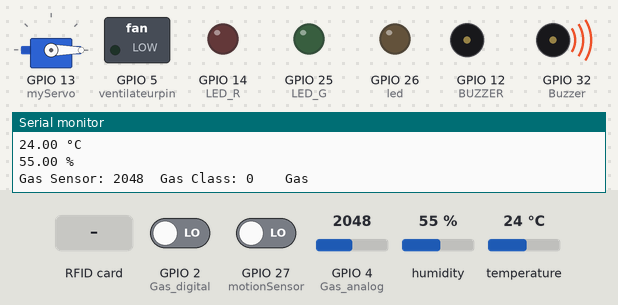
This sketch was run on a simulated ESP32. Shown: servo, switched loads named in the sketch (green lamp = pin HIGH), output pins drawn as LEDs (lit = HIGH), buzzer (waves = sounding, pin HIGH), the last lines printed to the serial monitor. Inputs (shaded band) come from the test bench; at power-on: GPIO 27 (motionSensor) LOW, temperature 24 °C, GPIO 4 (Gas_analog) = 2048, GPIO 2 (Gas_digital) LOW, humidity 55 %.

Above: at 1.2 s.
1.3 s: GPIO 27 (motionSensor) driven HIGH
At 4.0 s:
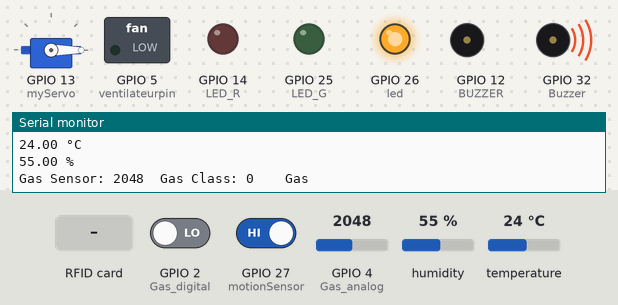
7.7 s: RFID card 43 EC 77 A9 held to the reader
At 10.2 s:
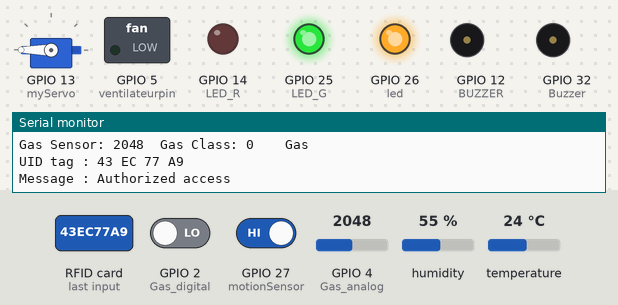
14.1 s: temperature set to 28 °C
At 17.8 s:
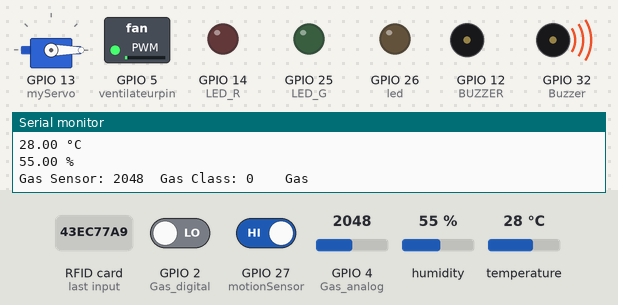
20.5 s: RFID card 5E 7A 19 C4 held to the reader
At 23.9 s:
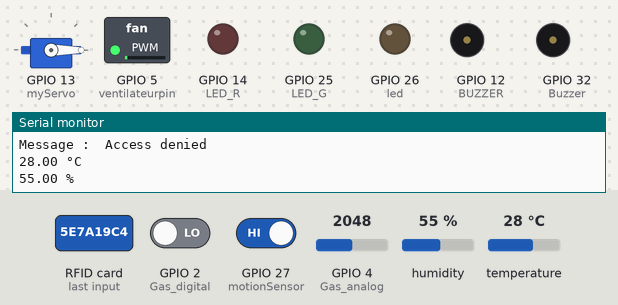
25.0 s: GPIO 4 (Gas_analog) set to 1943
At 26.3 s:
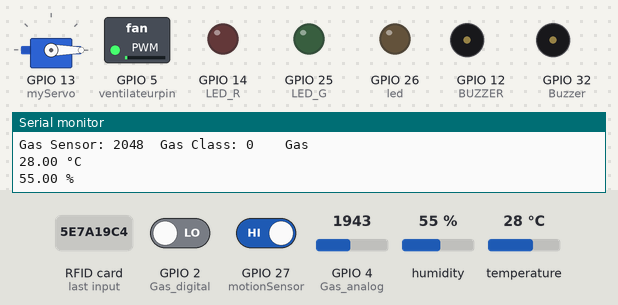
29.3 s: RFID card 43 EC 77 A9 held to the reader
At 32.0 s:
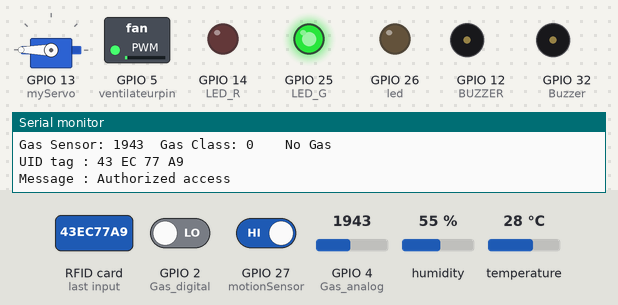
Timing chart, 0 to 36.7 s (numbered marks = the images above; inputs shaded):
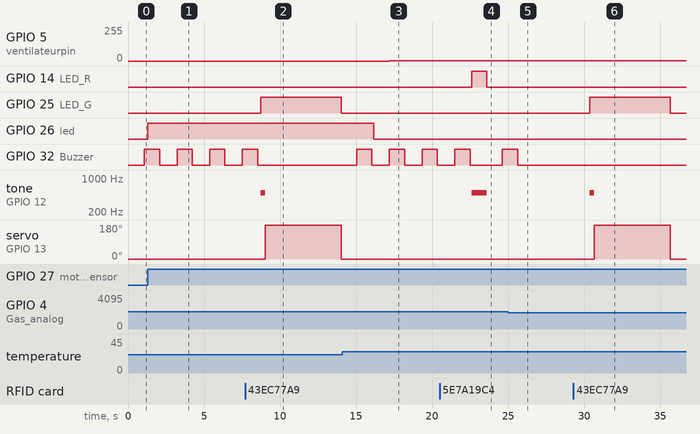

Measured:
- after the input at 1.3 s, GPIO 26 (led): LOW → HIGH at once
- after the input at 7.7 s, GPIO 25 (LED_G): LOW → HIGH after 1.0 s, → LOW 5.3 s later; GPIO 26 (led): stays HIGH (without the input it goes to LOW after 5.2 s)
- after the input at 14.1 s, GPIO 5 (ventilateurpin): 0/255 → 1/255 after 3.1 s
- after the input at 20.5 s, GPIO 14 (LED_R): LOW → HIGH after 2.1 s, → LOW 1.0 s later; tone on GPIO 12 (BUZZER): silent → 500 Hz after 2.1 s, → silent 1.0 s later
- after the input at 25.0 s, GPIO 32 (Buzzer): goes on until 25.6 s, then stays LOW
- after the input at 29.3 s, GPIO 25 (LED_G): LOW → HIGH after 1.1 s, → LOW 5.3 s later; tone on GPIO 12 (BUZZER): silent → 500 Hz after 1.1 s, → silent 0.30 s later; servo on GPIO 13 (myServo): 0° → 180° after 1.4 s, → 0° 5.0 s later
- by itself, GPIO 32 (Buzzer): alternates HIGH for 1.0 s and LOW for 1.1 s

The sketch:

code_complet_esp32.ino
```cpp
#include <ESP32Servo.h>
//#include <analogWrite.h>
//#include <tone.h>
//#include <ESP32Tone.h>
//#include <ESP32PWM.h>

#include <Wire.h>
#include <Adafruit_Sensor.h>
#include <DHT.h>

#define DHT11_PIN 15
#define DHTTYPE DHT11
#define ventilateurpin 5

DHT dht(DHT11_PIN, DHTTYPE);

float temp, hum;

/*gaz sensor***********/
int Buzzer = 32;        // used for ESP32
int Gas_analog = 4;    // used for ESP32
int Gas_digital = 2;   // used for ESP32

//PIR
#define timeSeconds 10

// Set GPIOs for LED and PIR Motion Sensor
const int led = 26;
const int motionSensor = 27;

// Timer: Auxiliary variables
unsigned long now = millis();
unsigned long lastTrigger = 0;
boolean startTimer = false;
boolean motion = false;

// Checks if motion was detected, sets LED HIGH and starts a timer
void IRAM_ATTR detectsMovement() {
  digitalWrite(led, HIGH);
  startTimer = true;
  lastTrigger = millis();
}

/**************************/
//RFID
#include <SPI.h>
#include <MFRC522.h>


#define SS_PIN 21
#define RST_PIN 22
#define LED_G 25 //define green LED pin
#define LED_R 14//define red LED
#define BUZZER 12 //buzzer pin
MFRC522 mfrc522(SS_PIN, RST_PIN);   // Create MFRC522 instance.
//static const int servoPin = 13;
Servo myServo; //define servo name

/********/

//int Buzzer = 32;        // used for ESP32
//int Gas_analog = 4;    // used for ESP32

void setup() {
  Serial.begin(115200);
   dht.begin();
  pinMode(ventilateurpin, OUTPUT);

  /***********************/
  Serial.begin(115200);
  pinMode(Buzzer, OUTPUT);
  pinMode(Gas_digital, INPUT);
  // Serial port for debugging purposes
  Serial.begin(115200);

  // PIR Motion Sensor mode INPUT_PULLUP
  pinMode(motionSensor, INPUT_PULLUP);
  // Set motionSensor pin as interrupt, assign interrupt function and set RISING mode
  attachInterrupt(digitalPinToInterrupt(motionSensor), detectsMovement, RISING);

  // Set LED to LOW
  pinMode(led, OUTPUT);
  digitalWrite(led, LOW);
  /*******************RFID**********************************/
  Serial.begin(115200);   // Initiate a serial communication
  SPI.begin();      // Initiate  SPI bus
  mfrc522.PCD_Init();   // Initiate MFRC522
  myServo.attach(13); //servo pin
  myServo.write(0); //servo start position
  pinMode(LED_G, OUTPUT);
  pinMode(LED_R, OUTPUT);
  pinMode(BUZZER, OUTPUT);
  noTone(BUZZER);
  Serial.println("Put your card to the reader...");
  Serial.println();

  /********/

}

void loop() {

  temp = dht.readTemperature();
  hum = dht.readHumidity();
  Serial.print(temp);
  Serial.println(" °C");
  Serial.print(hum);
  Serial.println(" %");
  delay(1000);
  if (temp >= 25) {
    analogWrite(ventilateurpin, 1);

  }
  else {
    analogWrite(ventilateurpin, 0);
  }


/***********gaz*****/
 int gassensorAnalog = analogRead(Gas_analog);
  int gassensorDigital = digitalRead(Gas_digital);

  Serial.print("Gas Sensor: ");
  Serial.print(gassensorAnalog);
  Serial.print("\t");
  Serial.print("Gas Class: ");
  Serial.print(gassensorDigital);
  Serial.print("\t");
  Serial.print("\t");

  if (gassensorAnalog > 2000) {
    Serial.println("Gas");
    digitalWrite (Buzzer, HIGH) ; //send tone
    delay(1000);
    digitalWrite (Buzzer, LOW) ;  //no tone
  }
  else {
    Serial.println("No Gas");
  }
  delay(100);


//pir
  // Current time
  now = millis();
  if((digitalRead(led) == HIGH) && (motion == false)) {
    Serial.println("MOTION DETECTED!!!");
    motion = true;
  }
  //rfid
  // Turn off the LED after the number of seconds defined in the timeSeconds variable
  if(startTimer && (now - lastTrigger > (timeSeconds*1000))) {
    Serial.println("Motion stopped...");
    digitalWrite(led, LOW);
    startTimer = false;
    motion = false;
  }
  // Look for new cards
  if ( ! mfrc522.PICC_IsNewCardPresent())
  {
    return;
  }
  // Select one of the cards
  if ( ! mfrc522.PICC_ReadCardSerial())
  {
    return;
  }
  //Show UID on serial monitor
  Serial.print("UID tag :");
  String content= "";
  byte letter;
  for (byte i = 0; i < mfrc522.uid.size; i++)
  {
     Serial.print(mfrc522.uid.uidByte[i] < 0x10 ? " 0" : " ");
     Serial.print(mfrc522.uid.uidByte[i], HEX);
     content.concat(String(mfrc522.uid.uidByte[i] < 0x10 ? " 0" : " "));
     content.concat(String(mfrc522.uid.uidByte[i], HEX));
  }
  Serial.println();
  Serial.print("Message : ");
  content.toUpperCase();
  if (content.substring(1) == "43 EC 77 A9") //change here the UID of the card/cards that you want to give access
  {
    Serial.println("Authorized access");
    Serial.println();
    delay(100);
    digitalWrite(LED_G, HIGH);
    tone(BUZZER, 500);
    delay(300);
    noTone(BUZZER);
    myServo.write(180);
    delay(5000);
    myServo.write(0);
    digitalWrite(LED_G, LOW);
  }

 else   {
    Serial.println(" Access denied");
    digitalWrite(LED_R, HIGH);
    tone(BUZZER, 500);
    delay(1000);
    digitalWrite(LED_R, LOW);
    noTone(BUZZER);
  }


}
```
